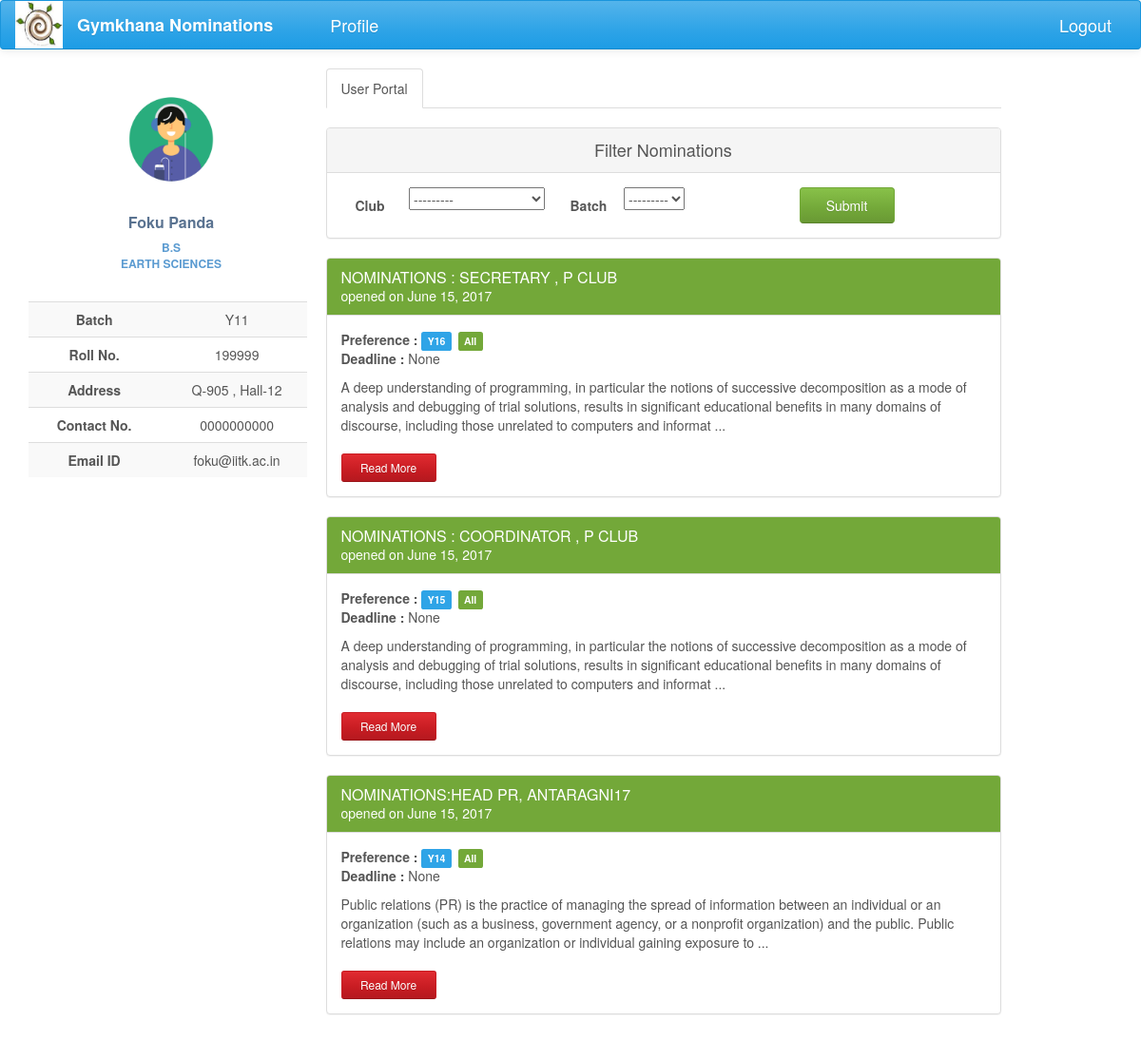
Before: /nominations/ (signed in) with the older database file.
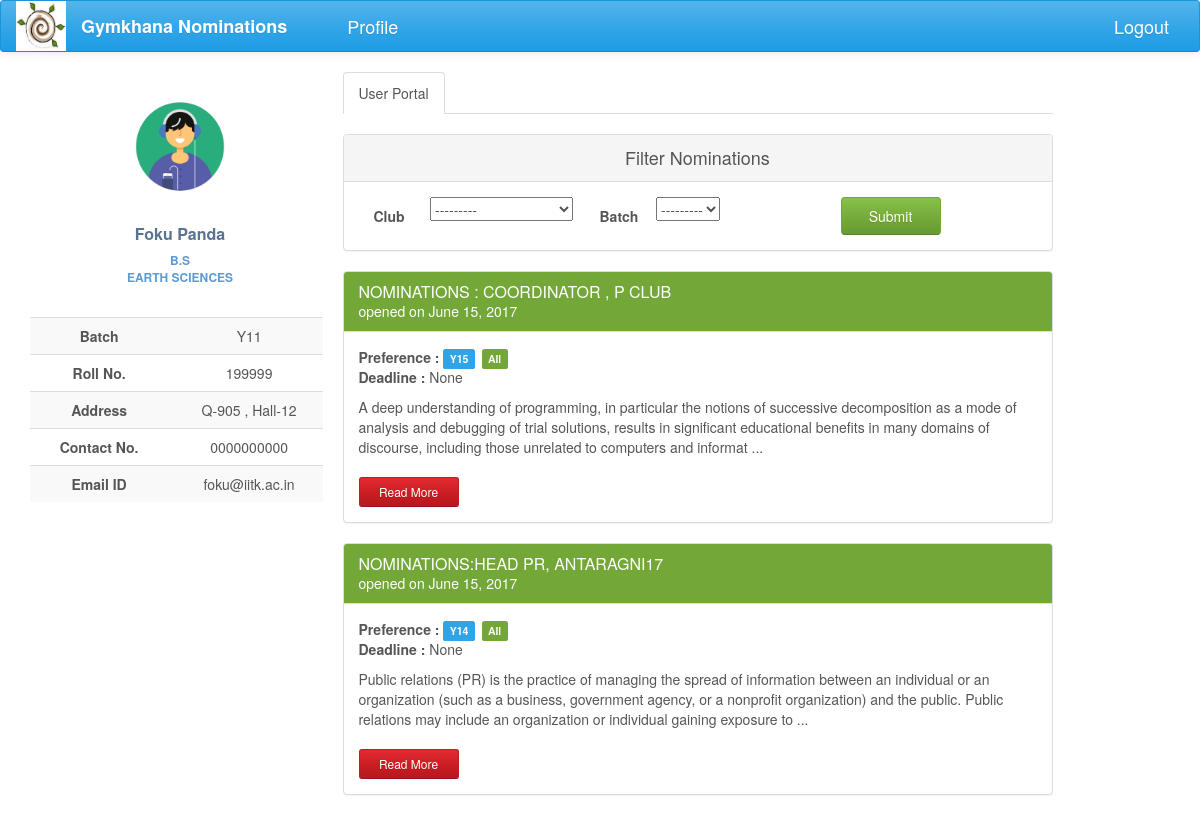
After: the same page with the newer database file.
### nomi/models.py (models this page shows, shortened)
class Nomination(models.Model):
    name = models.CharField(max_length=200)
    description = models.TextField(max_length=20000, null=True, blank=True)
    brief_desc = models.TextField(max_length=300, null=True, blank=True)
    nomi_post = models.ForeignKey(Post, null=True)
    nomi_form = models.OneToOneField('forms.Questionnaire', null=True, blank=True)
    status = models.CharField(max_length=50, choices=STATUS, default='Nomination created')
    nomi_approvals = models.ManyToManyField(Post, related_name='nomi_approvals', symmetrical=False, blank=True)
    club_search = models.ManyToManyField(Post, related_name='all_clubs', symmetrical=False, blank=True)
    opening_date = models.DateField(null=True, blank=True)
    closing_date = models.DateField(null=True, blank=True, editable=True)
    year_choice = models.CharField(max_length=100, choices=YEAR_1, null=True)
    hall_choice = models.CharField(max_length=100, choices=HALL_1, null=True)
    dept_choice = models.CharField(max_length=100, choices=DEPT_1, null=True)

### nomi/views.py (the view)
def index(request):
    if request.user.is_authenticated:
        try:
            filters = NominationFilter(request.GET, queryset=Nomination.objects
                                       .filter(status='Nomination out').distinct().order_by('-opening_date'))
            posts = Post.objects.filter(post_holders=request.user)
            username = UserProfile.objects.get(user=request.user)
            return render(request, 'index1.html', context={'posts': posts, 'username': username, 'filter': filters})
        except ObjectDoesNotExist:
            profile=UserProfile.objects.create(user=request.user)
            pk=profile.pk
            return HttpResponseRedirect(reverse('profile_update', kwargs={'pk': pk}))
    else:
        return HttpResponseRedirect(reverse('login'))

### nomi/global_contexts.py (called while the page is built)
def context(request):
    if request.user.is_authenticated:
        try:
            my_profile = UserProfile.objects.get(user=request.user)
            my_posts = Post.objects.filter(post_holders=request.user)
            return {'my_posts': my_posts, 'my_profile': my_profile}
        except ObjectDoesNotExist:
            return {'my_posts': 0, 'my_profile': 0}
    else:
        return {'my_posts': 0, 'my_profile': 0}

### nomi/models.py (called while the page is built)
    def __str__(self):
        return self.club_name

### nomi/templates/index1.html (shortened to what this page needs)
{% extends 'base2.html' %}
{% load staticfiles %}
{% load bootstrap %}
{% block content %}
<div class="profile-content ">
     <ul class="nav nav-tabs">
         <li class="active"><a href="#user" data-toggle="tab" aria-expanded="true">User Portal</a></li>
     </ul>
    <div id="myTabContent" class="tab-content">
         <div class="tab-pane fade active in profile-nominations" id="user">
                <br>
                <div class="panel panel-default">
                  <div class="panel-heading">Filter Nominations</div>
                  <div class="panel-body">
                    <form action="" method="get">
                        <label class="col-lg-1 control-label">Club</label>
                            <div class="col-lg-3">
                                {{filter.form.club_search__club}}
                            </div>
                        <label class="col-lg-1 control-label">Batch</label>
                            <div class="col-lg-3 ">
                                {{filter.form.year_choice}}
                            </div>
                        <input type="submit" value="Submit" class="btn btn-success nomi-filter" />
                    </form>
                  </div>
                </div>
                <div>
                    {% for nomi in filter.qs %}
                <div class="panel panel-success">
                    <div class="panel-heading">
                        <h3 class="panel-title">{{ nomi.name.upper }}</h3>
                        <div>opened on {{nomi.opening_date}}</div>
                    </div>
                    <div class="panel-body">
                        <span style="font-weight: bolder">Preference : </span>
                        <span class="label label-primary">{{nomi.year_choice}}</span>
                        <span class="label label-success">{{nomi.dept_choice}}</span>
                        <p><span style="font-weight: bolder"> Deadline :  </span>{{nomi.closing_date}}</p>
                        <p>{{nomi.brief_desc}} ...</p>
                        <a href="{% url 'nomi_detail' nomi_pk=nomi.pk %}"
                           class="btn btn-sm read-more-button btn-danger">Read More</a>
                    </div>
                </div>
                    {% endfor %}
                </div>
         </div>
    </div>
</div>
{% endblock %}

Changed rows visible on the page:
no longer on this page (row edited): Nomination: name "NOMINATIONS : SECRETARY , P CLUB", opening_date "June 15, 2017", year_choice "Y16", dept_choice "All", closing_date "None", brief_desc "A deep understanding of programming, in particular the notions of successive decomposition as a mode of analysis and debugging of trial solutions, results in significant educational benefits in many domains of discourse, including those unrelated to computers and informat"
